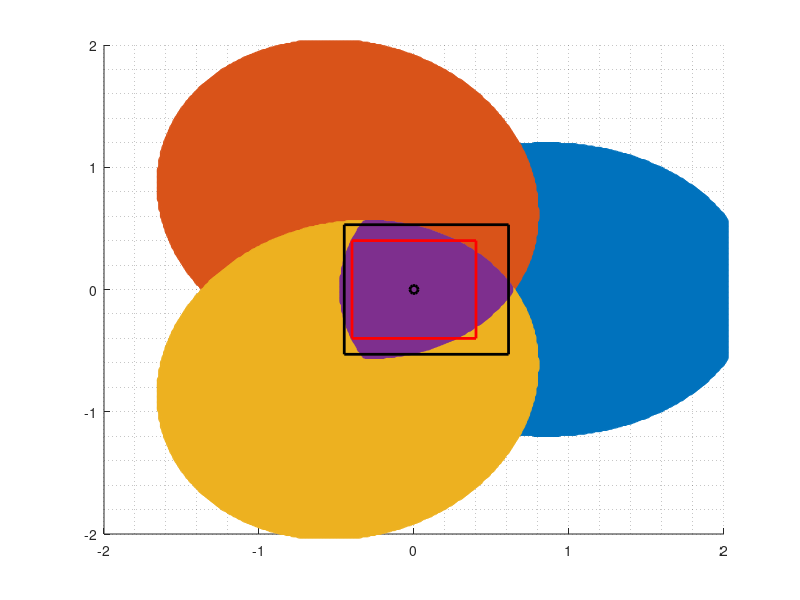

This chart was generated by the following MATLAB code:
clear , close , clc

% Important
phi_max = 40; % maximo phi

% Parámetros
z = 0.75;      % altura del receptor
H = 2;        % altura transmisor
h = H - z;    % diferencia vertical

tilt = 20;                % inclinación [deg]
tilt_1 = 20;
azimuth_1 = 0;            % azimut [deg]
azimuth_2 = 120;            % azimut [deg]
azimuth_3 = 240;

n_r = [0,0,1]';           % normal receptor (mirando al techo)
n_t = [sind(tilt_1)*cosd(azimuth_1), sind(tilt_1)*sind(azimuth_1), -cosd(tilt_1);...
       sind(tilt)*cosd(azimuth_2), sind(tilt)*sind(azimuth_2), -cosd(tilt);...
       sind(tilt)*cosd(azimuth_3), sind(tilt)*sind(azimuth_3), -cosd(tilt)]'; % 3x2

T = [0,0,H]';             % posición del Tx

% Grilla 2D
dx = 0.01;
Rx = -2:dx:2;
Ry = -2:dx:2;
[XX,YY] = meshgrid(Rx,Ry);
NN = numel(XX);
R = [XX(:)'; YY(:)'; z*ones(1,NN)];  % puntos del receptor

d      = R - T;
d_norm = sqrt(sum(d.^2,1));
d_unit = d ./ d_norm;

cos_phi = n_t' * d_unit;        % 2xN (emisión para ambos modos)
phi     = acosd(cos_phi);        % 2xN

phi_c = (phi<=phi_max);
R_nt1 = R(:,phi_c(1,:)==1);
R_nt2 = R(:,phi_c(2,:)==1);
R_nt3 = R(:,phi_c(3,:)==1);
R_filter = R(:,sum(phi_c,1)==3);
length(R_filter)


% Rangos en X e Y
x_min = min(R_filter(1,:));  x_max = max(R_filter(1,:)); x_max-x_min
y_min = min(R_filter(2,:));  y_max = max(R_filter(2,:)); y_max-y_min
z0    = R_filter(3,1);       % misma Z que los puntos filtrados (todos iguales)

% ---------- (A) Rectángulo mínimo alineado a ejes ----------
Xr = [x_min, x_max, x_max, x_min, x_min];
Yr = [y_min, y_min, y_max, y_max, y_min];
Zr = z0 * ones(1,5);


% ---------- (B) AREA DESEADA ----------
x_min=-0.4; x_max=0.4;
y_min=x_min;
y_max=x_max;
Xrd = [x_min, x_max, x_max, x_min, x_min];
Yrd = [y_min, y_min, y_max, y_max, y_min];
Zrd = z0 * ones(1,5);



figure(1)
hold on
plot3(R_nt1(1,:),R_nt1(2,:),R_nt1(3,:),'o','LineWidth',0.5)
plot3(R_nt2(1,:),R_nt2(2,:),R_nt2(3,:),'o','LineWidth',0.5)
plot3(R_nt3(1,:),R_nt3(2,:),R_nt3(3,:),'o','LineWidth',0.5)
plot3(R_filter(1,:),R_filter(2,:),R_filter(3,:),'o','LineWidth',1)
plot3(0,0,0.75,'o','LineWidth',2,'Color','k')
plot3(Xr, Yr, Zr, '-','LineWidth',2,'Color','k')
plot3(Xrd, Yrd, Zrd, '-','LineWidth',2,'Color','r')
axis([-2 2 -2 2 0 2])
grid minor

% ref. como angulo angulo que forma el vector n_t_1 con en la esquina
phi_corner = acosd(h/sqrt(x_max^2 + y_max^2 + h^2))


%%
figure(1);
set(gcf, 'Color', 'white');
print(fullfile('figures', 'coverture.png'), '-dpng', '-r300');
